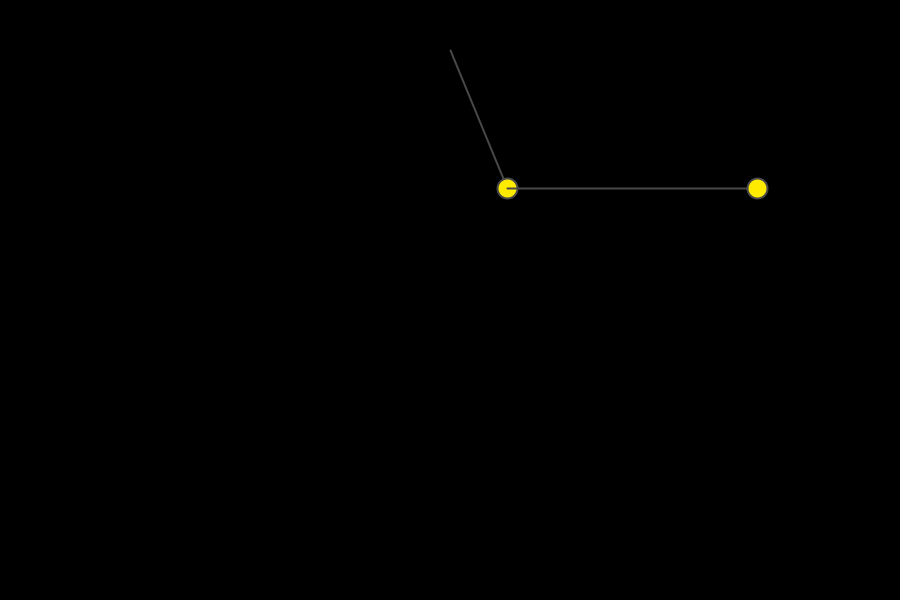
Frame 1 (no input)
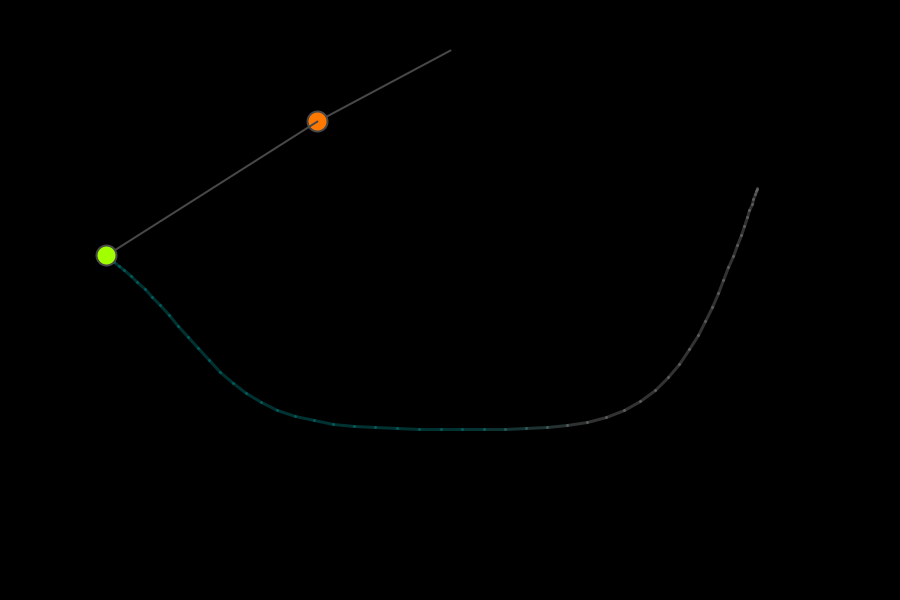
Frame 60 (the mouse pressed at the canvas centre just before this capture)
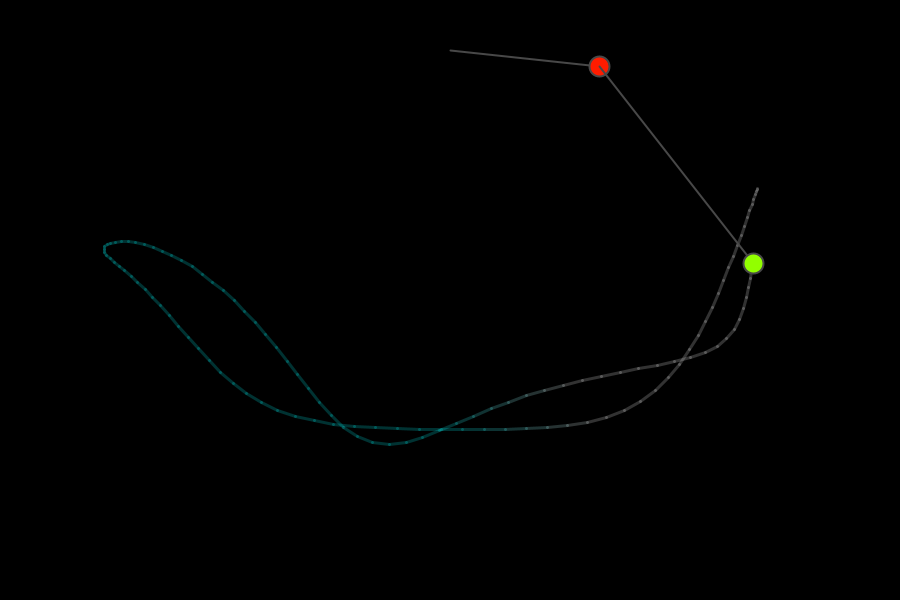
Frame 120 (the mouse held since frame 60 and released just before this capture)

The Processing sketch that drew these frames (run headless with seeded random() and noise(); from frame 60 on, the mouse is pressed at the canvas centre):

// Processing sketch: Double_Pendulum
// ── Double_Pendulum.pde
float r1 = 150;
float r2 = 250;
float m1 = 20;
float m2 = 20;

float ang1 = PI/8;
float ang2 = PI/2;

float ang1_vel = 0;
float ang2_vel = 0;

float px = -1;
float py = -1;

float cx;
float cy;



float g = 1;

PGraphics trails;

void setup() {
  size(900, 600);
  cx = width / 2;
  cy = 50;
  
  colorMode(HSB, width, width, width);
  trails = createGraphics(width, height);
  trails.beginDraw();
  trails.background(0);
  trails.endDraw();
}

void draw() {
  //background(0);
  image(trails, 0, 0);
  stroke(255);
  strokeWeight(2);

  translate(cx, cy);

  float x1 = r1 * sin(ang1);
  float y1 = r1 * cos(ang1);  
  line(0, 0, x1, y1);
  fill(y1, width, width);
  ellipse(x1, y1, m1, m1);
  
  

  float x2 = r2 * sin(ang2) + x1;
  float y2 = r2 * cos(ang2) + y1;
  line(x1, y1, x2, y2);
  fill(y2, width, width);
  ellipse(x2, y2, m2, m2);
  
  
  
  
  float ang1_acc = calculateAccAngle1();
  float ang2_acc = calculateAccAngle2();

  applyPhysics(ang1_acc, ang2_acc);
  
  drawTrails(x2, y2);
  
  px = x2;
  py = y2;
  
  
}

void applyPhysics(float ang1_acc, float ang2_acc) {
  ang1_vel += ang1_acc;
  ang2_vel += ang2_acc;
  
  ang1_vel *= 0.999;
  ang2_vel *= 0.999;
  
  ang1 += ang1_vel;
  ang2 += ang2_vel;
  
  
  
}

void drawTrails(float x2, float y2) { 
  trails.beginDraw();
  trails.translate(cx, cy);
  trails.stroke(x2 * 2, width, y2 * 2, 50);
  trails.strokeWeight(3);
  if(frameCount > 1) {
    trails.line(px, py, x2, y2);
  }
  trails.endDraw();
}

float calculateAccAngle1() {
  // formula from https://www.myphysicslab.com/pendulum/double-pendulum-en.html
  // separated into blocks for better readability
  float num1 = -g * (2 * m1 + m2) * sin(ang1);
  float num2 = -m2 * g * sin(ang1-2*ang2);
  float num3 = -2*sin(ang1-ang2)*m2;
  float num4 = sq(ang2_vel) * r2 + sq(ang1_vel) * r1 *cos(ang1-ang2);
  float den = r1 * (2*m1+m2-m2*cos(2*ang1-2*ang1));
  
  return (num1 + num2 + num3*num4) / den;
}

float calculateAccAngle2() {
  float num1 = 2 * sin(ang1-ang2);
  float num2 = (sq(ang1_vel) * r1 * (m1 + m2));
  float num3 = g * (m1 + m2) * cos(ang1);
  float num4 = sq(ang2_vel) * r2 * m2 * cos(ang1-ang2);
  float den = r2 * (2*m1+m2-m2*cos(2*ang1-2*ang2));
  
  return num1 * (num2 + num3 + num4) / den;
}
